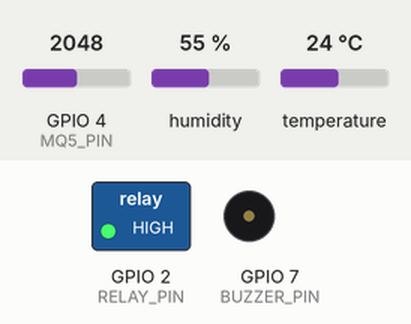
Simulated run of this sketch. Board: ESP32-C3. On the bench: switched loads named in the sketch (green lamp = pin HIGH), buzzer (waves = sounding, pin HIGH). Inputs (shaded band) come from the test bench; at power-on: GPIO 4 (MQ5_PIN) = 2048, humidity 55 %, temperature 24 °C. WiFi joins after 1.5 s; servers stay silent unless stated; what the sketch prints to the serial monitor is not drawn.

Above: at 3.7 s.
3.8 s: GPIO 4 (MQ5_PIN) set to 1484
7.3 s: GPIO 4 (MQ5_PIN) set to 1368
At 7.8 s:
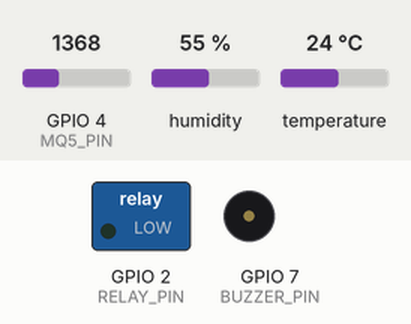
9.8 s: GPIO 4 (MQ5_PIN) set to 2047
At 11.3 s:
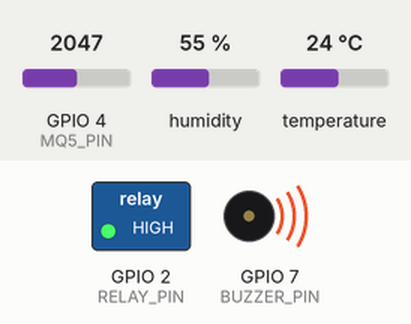
14.7 s: GPIO 4 (MQ5_PIN) set to 1228
At 17.1 s:
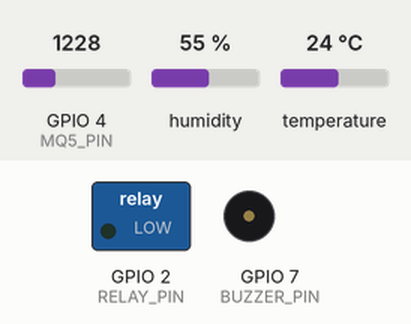
Timing chart, 0 to 18.5 s (numbered marks = the images above; inputs shaded):
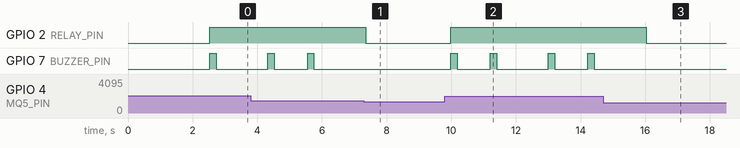

Measured:
- the behaviour switches between 1425 and 1424 on GPIO 4 (MQ5_PIN) (found by bisection; images 0 and 1)
- after the input at 7.3 s, GPIO 2 (RELAY_PIN): HIGH → LOW after 0.05 s; GPIO 7 (BUZZER_PIN): stops changing and stays LOW
- after the input at 9.8 s, GPIO 2 (RELAY_PIN): LOW → HIGH after 0.18 s; GPIO 7 (BUZZER_PIN): LOW → HIGH after 0.18 s, → LOW 0.20 s later, → HIGH 1.0 s later, → LOW 0.20 s later, … (8 changes in this stretch)
- after the input at 14.7 s, GPIO 2 (RELAY_PIN): HIGH → LOW after 1.3 s; GPIO 7 (BUZZER_PIN): stops changing and stays LOW
- by itself, GPIO 7 (BUZZER_PIN): alternates HIGH for 0.20 s and LOW for 1.0 s

The sketch:

esp32_c3.ino
```cpp
/*************************************************************
   ESP32-C3 Gas Leak Detector with DHT11 + Firebase
   Board: ESP32-C3
   Sensors: MQ-5 + DHT11
   Actuator: Relay + Buzzer
   Cloud: Firebase Realtime Database
*************************************************************/

#include <WiFi.h>
#include <Firebase_ESP_Client.h>
#include <DHT.h>

// ====================== WiFi Credentials ======================
#define WIFI_SSID     "bubt"
#define WIFI_PASSWORD "bubt1234"

// ====================== Firebase Config ======================
// Replace with your own Firebase project details
#define API_KEY       "AI**********************************o"
#define DATABASE_URL  "h*********************************************"

// ====================== Pin Definitions ======================
#define MQ5_PIN       4
#define RELAY_PIN     2
#define BUZZER_PIN    7
#define DHT_PIN       3
#define DHTTYPE       DHT11

// ====================== Objects ======================
DHT dht(DHT_PIN, DHTTYPE);

FirebaseData fbdo;
FirebaseAuth auth;
FirebaseConfig config;

// ====================== Variables ======================
int sensorMin = 300;
int sensorMax = 4047;
int alertLevel = 30;

unsigned long lastSendTime = 0;
const long sendInterval = 2000;   // Send data every 2 seconds

void setup() {
  Serial.begin(115200);
  delay(1000);

  Serial.println("\n=== ESP32-C3 Gas + DHT11 Firebase Monitor ===");

  // Pin Setup
  pinMode(RELAY_PIN, OUTPUT);
  pinMode(BUZZER_PIN, OUTPUT);

  digitalWrite(RELAY_PIN, LOW);
  digitalWrite(BUZZER_PIN, LOW);

  dht.begin();

  // Connect to WiFi
  WiFi.begin(WIFI_SSID, WIFI_PASSWORD);
  Serial.print("Connecting to WiFi");

  while (WiFi.status() != WL_CONNECTED) {
    Serial.print(".");
    delay(500);
  }

  Serial.println("\n✅ WiFi Connected!");
  Serial.print("IP Address: ");
  Serial.println(WiFi.localIP());

  // Firebase Configuration
  config.api_key = API_KEY;
  config.database_url = DATABASE_URL;

  // Optional: Enable WiFi reconnection
  Firebase.reconnectWiFi(true);

  // Start Firebase
  Firebase.begin(&config, &auth);

  Serial.println("Firebase Started Successfully!");
  Serial.println("System Ready...\n");
}

void loop() {
  unsigned long currentMillis = millis();

  // Read Sensors
  int rawValue = analogRead(MQ5_PIN);
  int gasPercent = map(rawValue, sensorMin, sensorMax, 0, 100);
  gasPercent = constrain(gasPercent, 0, 100);

  float temperature = dht.readTemperature();
  float humidity = dht.readHumidity();

  // Check for invalid DHT reading
  if (isnan(temperature) || isnan(humidity)) {
    Serial.println("❌ Failed to read from DHT sensor!");
    temperature = 0;
    humidity = 0;
  }

  bool alertStatus = (gasPercent >= alertLevel);

  // Control Relay and Buzzer
  if (alertStatus) {
    digitalWrite(RELAY_PIN, HIGH);
    digitalWrite(BUZZER_PIN, HIGH);
    delay(200);
    digitalWrite(BUZZER_PIN, LOW);
  } else {
    digitalWrite(RELAY_PIN, LOW);
    digitalWrite(BUZZER_PIN, LOW);
  }

  // Print to Serial Monitor
  Serial.printf("Gas: %3d%% | Temp: %.1f°C | Humidity: %.1f%% | Alert: %s\n",
                gasPercent, temperature, humidity, alertStatus ? "YES" : "NO");

  // Send data to Firebase every 2 seconds
  if (currentMillis - lastSendTime >= sendInterval) {
    lastSendTime = currentMillis;

    if (Firebase.RTDB.setInt(&fbdo, "/sensor/gas", gasPercent)) {
      Firebase.RTDB.setFloat(&fbdo, "/sensor/temperature", temperature);
      Firebase.RTDB.setFloat(&fbdo, "/sensor/humidity", humidity);
      Firebase.RTDB.setBool(&fbdo, "/sensor/alert", alertStatus);

      Serial.println("✅ Data sent to Firebase successfully");
    } else {
      Serial.print("❌ Firebase Error: ");
      Serial.println(fbdo.errorReason());
    }
  }

  delay(1000);   // Main loop delay (adjust as needed)
}
```
